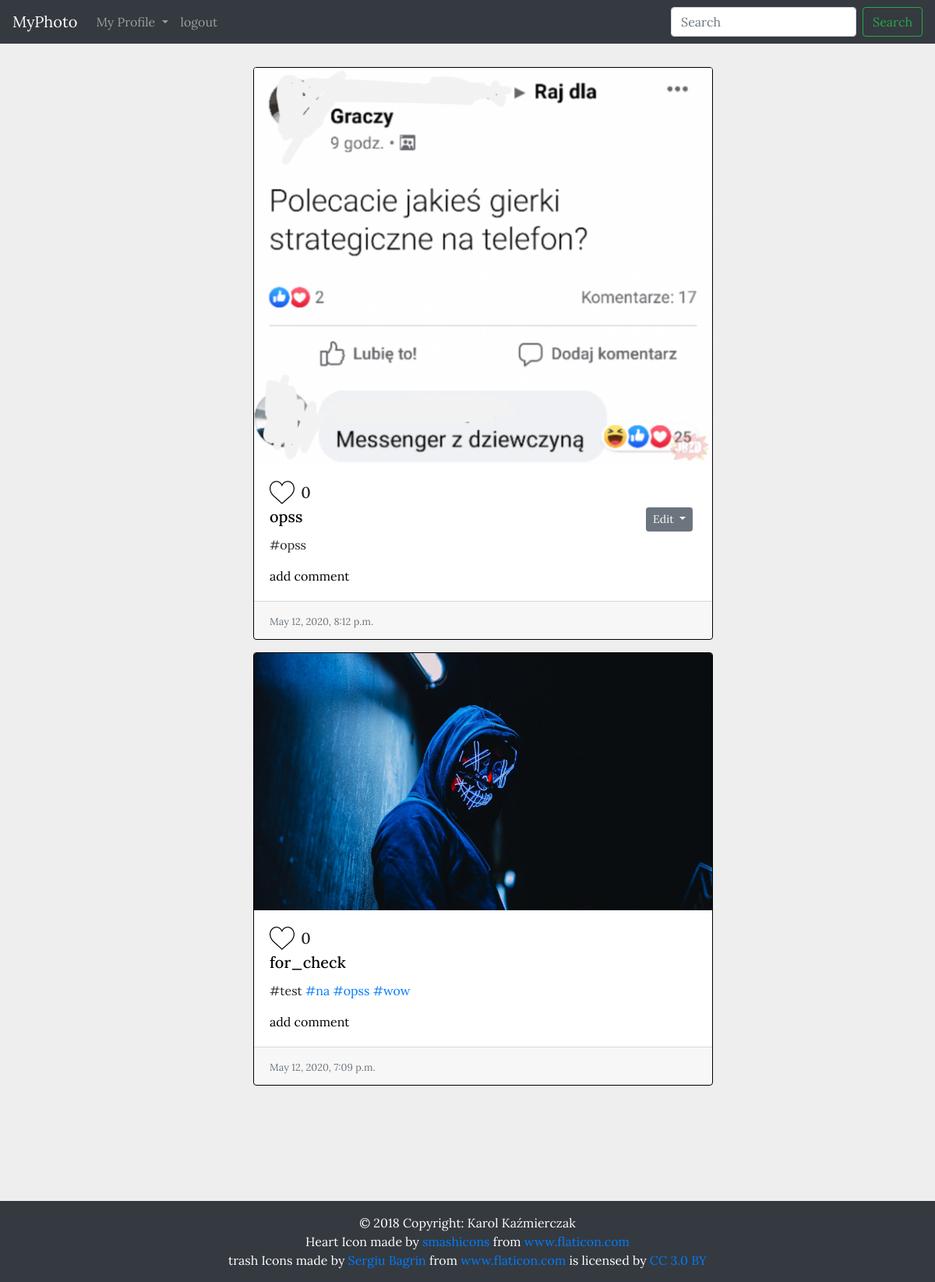
The page / (signed in) on the database as committed earlier.
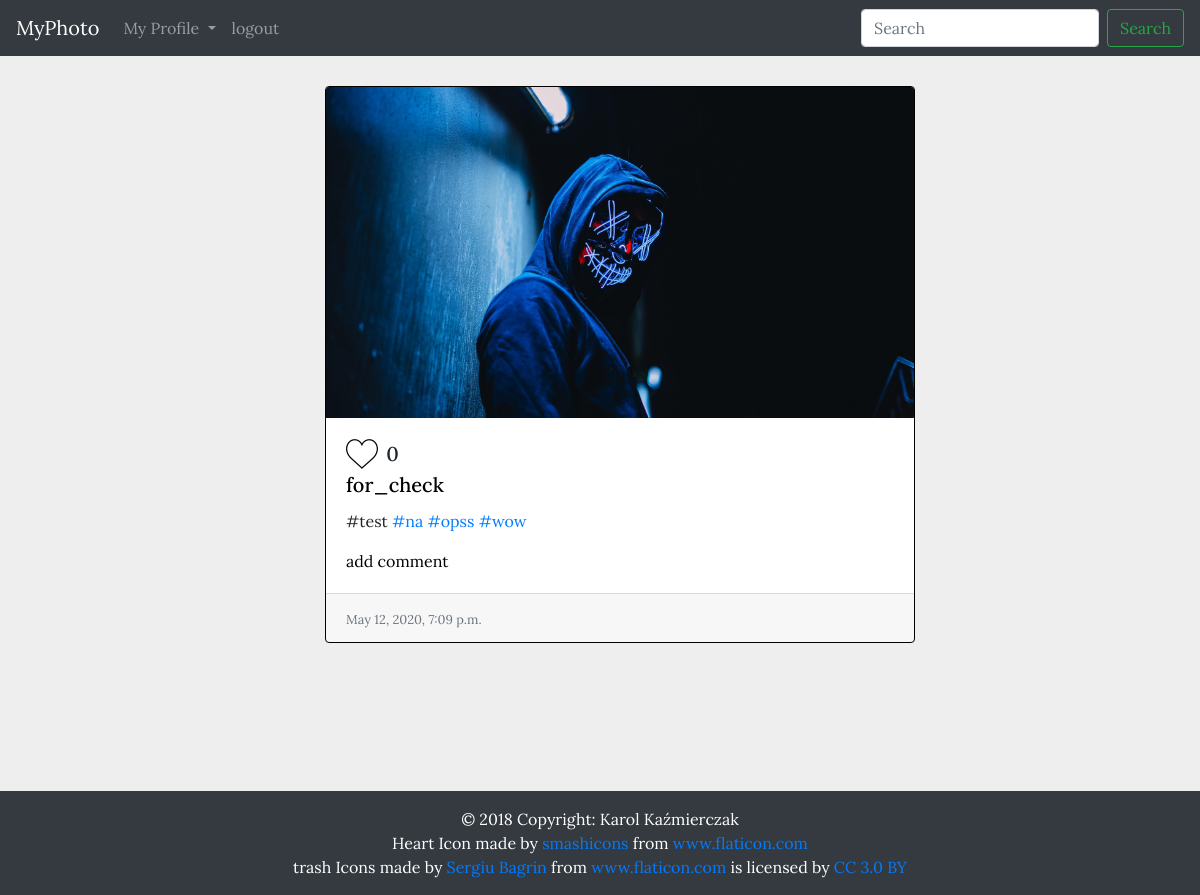
The same page on the database as committed later.
### Photo/models.py (models this page shows)
class Photo(models.Model):
    author = models.ForeignKey(User, on_delete=models.CASCADE)
    description = models.CharField(max_length=250)
    image = models.ImageField(upload_to='image/', blank=False, null=False)
    slug = models.SlugField(blank=False, null=False, unique=True)
    publish_date = models.DateTimeField(auto_now_add=True)
    like = models.BigIntegerField(default=0)
    class Meta:
        ordering = ['-publish_date', '-author']
    def get_absolute_url(self):
        return f'/p/{self.slug}'

### MyPhoto/views.py (the view, shortened to what this page needs)
# urls.py: path('',views.main_view),
@login_required()
def main_view(request):
    like_obj = UserLike.objects.filter(user=request.user,islike=True)
    followed_people = []
    us = FollowedStatus.objects.filter(u1=request.user)
    for  u in us:
        if u.status == 1 or u.status == 3:
            followed_people.append(u.u2)
    us = FollowedStatus.objects.filter(u2=request.user)
    for u in us:
        if u.status == 2 or u.status == 3 and u.u1 not in followed_people:
            followed_people.append(u.u1)
    followed_people.append(request.user)
    obj = Photo.objects.filter(author__in=followed_people)
    tmp = []
    for o in like_obj:
        tmp.append(o.photo)
    context = {
        'photos': obj,
        'like': tmp
    }
    return render(request, 'main/front.html', context)

### templates/main/front.html (shortened to what this page needs)
{% extends 'base.html' %}
{% block css %} /assets/css/main.css {% endblock %}
{% block content %}
<ul>
    <div class="row">
{% for photo in photos %}
{% if photo in like %}
    {% include 'photo/photo_tem.html' with photo=photo a=True like=True id=forloop.counter mb=True%}
{% else %}
    {% include 'photo/photo_tem.html' with photo=photo a=True like=False id=forloop.counter mb=True%}
{% endif %}
{% endfor %}
    </div>
</ul>
{% endblock %}

### templates/photo/photo_tem.html (shortened to what this page needs)
<div class="card-deck {% if mb %} mb-3 {% endif %}" >
    <div class="card-deck">
      <div class="card">
          {% if a %}
              <a href="{{photo.get_absolute_url}}">
                <img class="card-img-top" src="{{ photo.image.url }}" alt="Card image cap">
              </a>
          {% else %}
            <img class="card-img-top" src="{{ photo.image.url }}" alt="Card image cap">
          {%endif %}
        <div class="card-body">
          <h5 class="card-title">
            {% if like %}
              <button type="submit" onclick="unlike({{id}},{{photo.pk}})"id="{{id}}" class="like btn"></button>
            {% elif not like %}
              <button onclick="like({{id}},{{photo.pk}})"id="{{id}}" class="unlike btn"></button>
          {% endif %}
          <span id="like{{id}}">{{ photo.like }}</span>
          {% if request.user == photo.author %} <div class="dropdown edit">
                                                  <button class="btn btn-secondary dropdown-toggle btn-sm" type="button" id="dropdownMenuButton" data-toggle="dropdown" aria-haspopup="true" aria-expanded="false">
                                                    Edit
                                                  </button>
                                                </div> {% endif%}
                                                          <br>
              <a class="toProf" href="/u/{{photo.author.username}}"> {{ photo.author.username }} </a>
          </h5>
            <p class="card-text "> <span  class="description" id="editDes{{photo.pk}}">{{ photo.description }}  </span>
            </p>
            {% if addComment %}
                {{ form.as_p }}
                <button class="mb-2" onclick="addComment({{photo.pk}},'{{request.user}}')">add Comment</button>
                <div  id="allCom">
                {% for com in comments %}
                    <div class="mb-1 comments" id="com{{com.pk}}" >
                        <b>{{ com.comment }}</b>
                        <br>
                        <small>{{ com.author}}</small>
                         <img onclick="deleteCom({{com.pk}})"  src="/assets/icon/trash-can.png">
                    </div>
                {% endfor %}
                </div>
            {% else %}
                <a class="link" href="{{photo.get_absolute_url}}">add comment</a>
            {% endif %}
        </div>
        <div class="card-footer">
          <small class="text-muted">{{ photo.publish_date}}</small>
        </div>
      </div>
    </div>
</div>

Rows that differ between the two databases and show on the page:
removed Photo: image (picture), like "0", author.username "opss", description "#opss", publish_date "May 12, 2020, 8:12 p.m."
